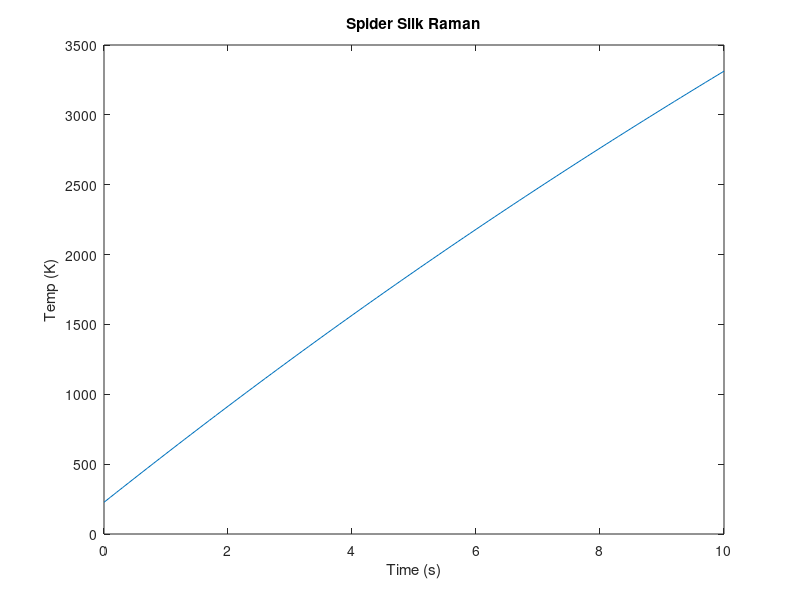

This figure's MATLAB source:
clc
clear all
close all

%rho=10960; % kg/m^3
%cp=237; % J/kg*K
k=1.25; % W/m*K                  %Peter: values from "Termal characterization of natural and synthetic spider silks (Munro)
alpha = 5.7e-7;%k/(cp*rho);        %Peter: values interpolated due to thickness and diameter used in paper
kg = 0.024; % air W/m*K
alphag = 1.9e-5; % air m^2/s
x1 = 418.95e-6; % m
x2 = 438.88e-6; % m
L = 450e-6; % m cantilever length
D1 = 31e-6; % Spot size, m
D2 = 65.3e-6; % spot size, m
thick = 2.5e-6; % m
h = 22e-6;
vol = D1*D2*thick;
P0 = 7.9e-3;
g = P0/vol;
eps = 0.1;          % emissivity
sigma = 5.67e-8;    % Stephan-Boltzman Constant
T0 = 300;
f0 = 2;

%% Spider Silk Model
% A_c = D^2*pi/4;
A_c = D1 * thick;
% A_l = 2*pi*D*L;
A_l = L*thick;
hr = 4*T0*eps*sigma;
hc = 0;
He = sqrt((hr+hc)*A_l/(k*A_c*L));
x = 100e-6;
xs = x/L;
t = [0:0.1:10]; % Time                     
Fo = alpha*t/L;
error_series=1e-15;
sum_series=0;
delta_T=1;
mm=1;
q = g;

Tss = (1/L^2/He^2)*(1-(sinh(L*He*xs)+sinh(L*He*(1-xs)))/sinh(L*He));
while (delta_T>error_series)
        delta_T=exp(-((2*mm-1)^2*pi^2 + L^2*He^2) * Fo) * sin ((2*mm-1)*pi*xs) / ((2*mm-1)^3*pi^3 + L^2*He^2*(2*mm-1)*pi);
        sum_series=sum_series+delta_T;
        mm=mm+1;                          %Peter: the mm in the loop was m in some locations
end
Tts = -4*sum_series;
Ts = Tss + Tts;
T = Ts*q*L^2/k + T0;

figure;
plot(t,T);
xlabel('Time (s)')
ylabel('Temp (K)')
title('Spider Silk Raman')